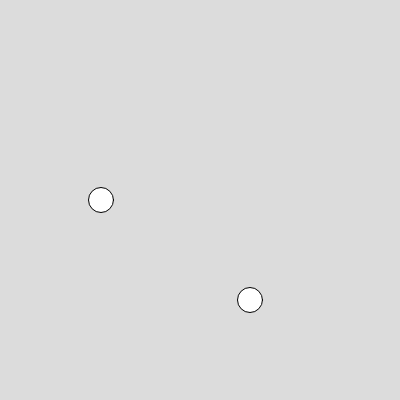
Frame 1 (no input)
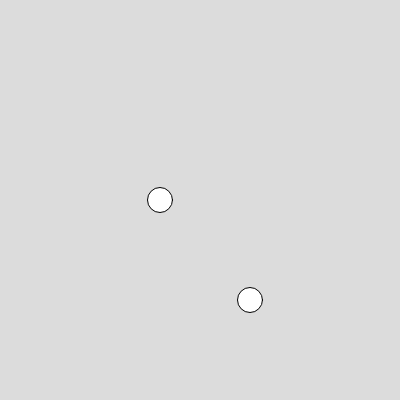
Frame 60 (no input)
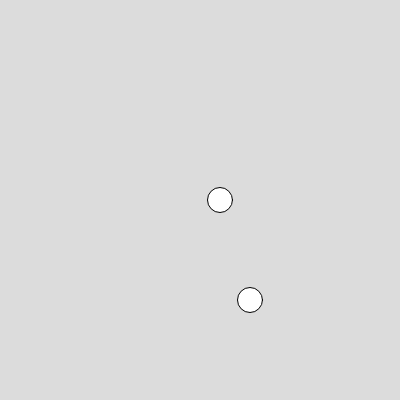
Frame 120 (the mouse pressed at the canvas centre since frame 60)

The p5.js sketch that drew these frames (run headless with seeded random() and noise() and a simulated clock; from frame 60 on, the mouse is pressed at the canvas centre):

// p5.js sketch
// ── sketch.js
class Boble{
  constructor(x, y, radius){
    this.x = x;
    this.y = y;
    this.radius = radius;
  }
  tegn(){
    circle(this.x, this.y, this.radius);
  }
  flytt(){
    this.x += 1;
  }
}

let boble1 = new Boble(100,200, 25);
let boble2 = new Boble(250,300, 25);

function setup() {
  // put setup code here
  createCanvas(400, 400);

}

function draw() {
  // put drawing code here
  background(220);
  boble1.flytt();
  boble1.tegn();
  boble2.tegn()

}
